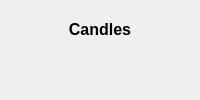
               <widget class="QWidget" name="pg_candles">
                <property name="styleSheet">
                 <string notr="true">background-image: url(:/images/images/Icon_trans.png);
background-repeat: no-repeat;
background-position: center;</string>
                </property>
                <layout class="QVBoxLayout" name="verticalLayout_13">
                 <item>
                  <widget class="QFrame" name="frame_25">
                   <property name="styleSheet">
                    <string notr="true">background:transparent</string>
                   </property>
                   <property name="frameShape">
                    <enum>QFrame::Shape::NoFrame</enum>
                   </property>
                   <property name="frameShadow">
                    <enum>QFrame::Shadow::Raised</enum>
                   </property>
                   <layout class="QVBoxLayout" name="verticalLayout_12">
                    <item alignment="Qt::AlignmentFlag::AlignTop">
                     <widget class="QLabel" name="label_16">
                      <property name="font">
                       <font>
                        <pointsize>12</pointsize>
                        <bold>true</bold>
                       </font>
                      </property>
                      <property name="styleSheet">
                       <string notr="true">background:transparent</string>
                      </property>
                      <property name="text">
                       <string>Candles</string>
                      </property>
                      <property name="alignment">
                       <set>Qt::AlignmentFlag::AlignCenter</set>
                      </property>
                     </widget>
                    </item>
                   </layout>
                  </widget>
                 </item>
                 <item>
                  <widget class="QFrame" name="candle_chart">
                   <property name="sizePolicy">
                    <sizepolicy hsizetype="Preferred" vsizetype="Expanding">
                     <horstretch>0</horstretch>
                     <verstretch>0</verstretch>
                    </sizepolicy>
                   </property>
                   <property name="styleSheet">
                    <string notr="true">background:transparent</string>
                   </property>
                   <property name="frameShape">
                    <enum>QFrame::Shape::NoFrame</enum>
                   </property>
                   <property name="frameShadow">
                    <enum>QFrame::Shadow::Raised</enum>
                   </property>
                  </widget>
                 </item>
                </layout>
               </widget>
